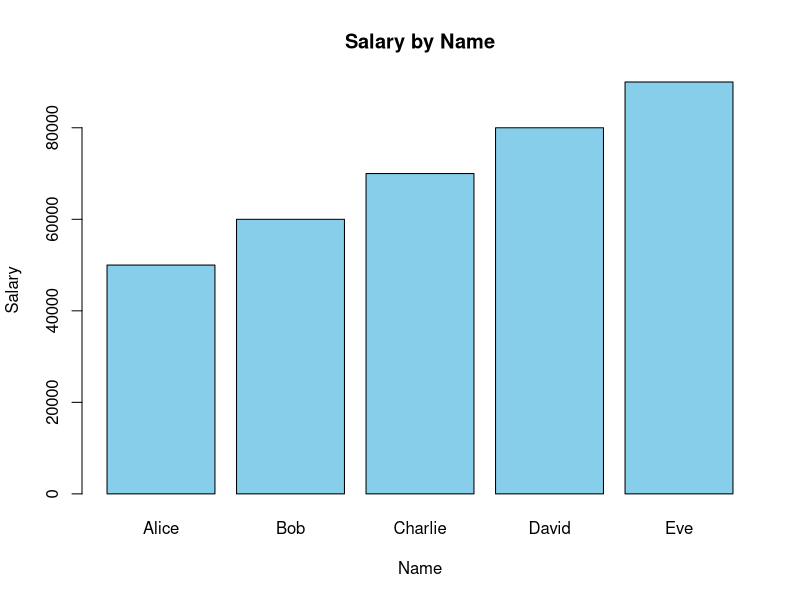
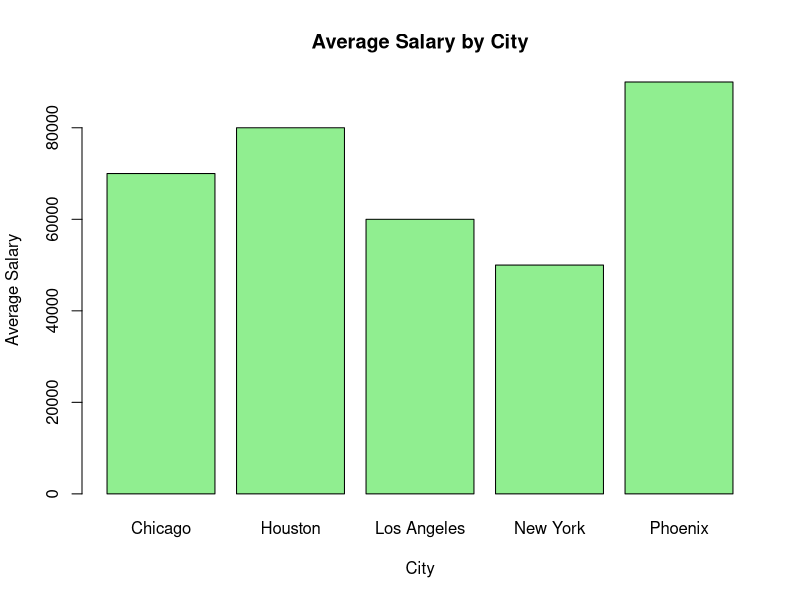

The R source for these figures, in order:
# Load necessary library
library(ggplot2)

# Read data from CSV file
data <- read.csv("employee_data.csv")

# Display the data frame
print(data)

# Create a bar plot of salary by name
png("salary_by_name.png", width = 800, height = 600)
barplot(data$salary, names.arg = data$name, main = "Salary by Name", xlab = "Name", ylab = "Salary", col = "skyblue")
dev.off()

# Create a bar plot of average salary by city
city_salary <- aggregate(salary ~ city, data, mean)
png("avg_salary_by_city.png", width = 800, height = 600)
barplot(city_salary$salary, names.arg = city_salary$city, main = "Average Salary by City", xlab = "City", ylab = "Average Salary", col = "lightgreen")
dev.off()